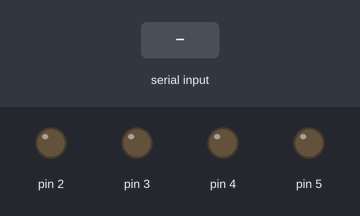
This sketch was run on a simulated Arduino Uno, built with avr-gcc and run on an emulated ATmega328P. Parts: output pins drawn as LEDs (lit = HIGH). The inputs (shaded band) are chosen by the test bench.

Above: at 1.2 s.
1.3 s: "A" received over Serial
At 2.0 s:
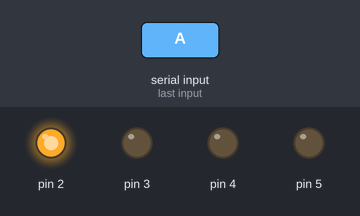
2.8 s: byte 71 (71) received over Serial
At 3.1 s:
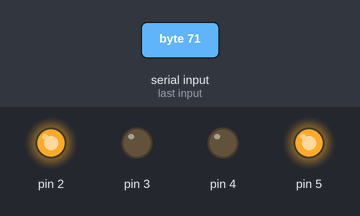
4.3 s: "B" received over Serial
At 5.5 s:
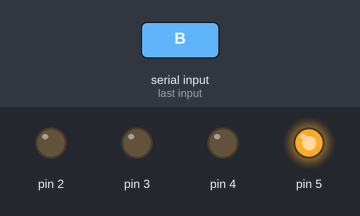
5.8 s: "C" received over Serial
At 6.6 s:
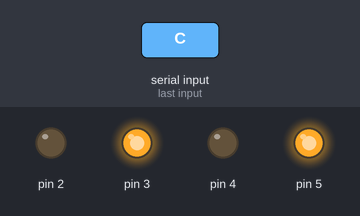
7.3 s: byte 72 (72) received over Serial
At 7.8 s:
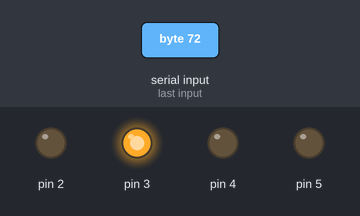
8.8 s: "E" received over Serial
At 10.1 s:
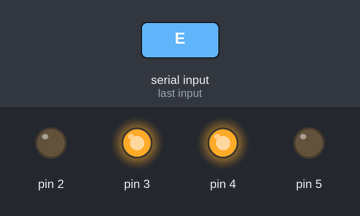
Timing chart, 0 to 11.3 s (numbered marks = the images above; inputs shaded):
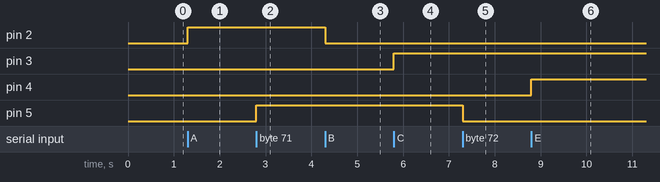

The sketch:

Multi_LED.ino
```cpp
int incomingByte = 0;

void setup() {
  Serial.begin(9600);
  pinMode(2, OUTPUT);
  pinMode(3, OUTPUT);
  pinMode(4, OUTPUT);
  pinMode(5, OUTPUT);
}

void loop() {
  if (Serial.available() < 1) {
     return;
  }
  incomingByte = Serial.read();
  // LED-1
  if (incomingByte == 65){
     digitalWrite(2, HIGH);
   }
if (incomingByte == 66) {
    digitalWrite(2, LOW);
}
//LED-2
if (incomingByte == 67) {
    digitalWrite(3, HIGH);
}
if (incomingByte == 68) {
    digitalWrite(3, LOW);
}
//LED-3
if (incomingByte == 69) {
    digitalWrite(4, HIGH);
}
if (incomingByte == 70) {
    digitalWrite(4, LOW);
}
//LED-4
if (incomingByte == 71) {
   digitalWrite(5, HIGH);
}
if (incomingByte == 72) {
   digitalWrite(5, LOW);
}
}
```

Measured:
- after the input at 1.3 s, pin 2: LOW → HIGH at once
- after the input at 2.8 s, pin 5: LOW → HIGH at once
- after the input at 4.3 s, pin 2: HIGH → LOW at once
- after the input at 5.8 s, pin 3: LOW → HIGH at once
- after the input at 7.3 s, pin 5: HIGH → LOW at once
- after the input at 8.8 s, pin 4: LOW → HIGH at once
